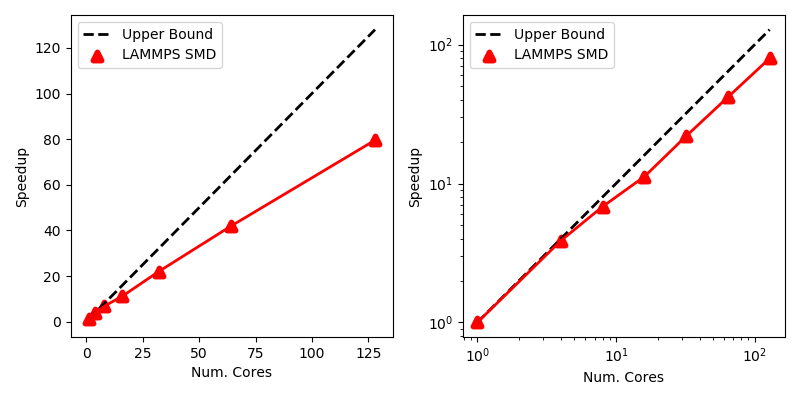

Python code for this plot:
import numpy as np
import matplotlib.pyplot as plt

def main():
    wall_time = np.asarray([67*60+37, 17*60+27, 9*60+55, 6*60+2, 3*60+5, 1*60+37, 0*60+51])
    num_cpu = np.asarray([1, 4, 8, 16, 32, 64, 128])
    eff = wall_time[0]/wall_time
    print(eff)

    ## figure
    fig = plt.figure(constrained_layout=False, figsize=(8, 4))
    gs = fig.add_gridspec(1, 2)    

    ax = fig.add_subplot(gs[0])
    ax.plot(num_cpu, num_cpu , color='black', linewidth=2, linestyle='dashed', label='Upper Bound')
    ax.scatter(num_cpu, eff , color='red', linewidth=4, marker='^', label='LAMMPS SMD')
    ax.plot(num_cpu, eff , color='red', linewidth=2)

    ax.set_xlabel('Num. Cores')
    ax.set_ylabel('Speedup')
    ax.legend()

    ax = fig.add_subplot(gs[1])
    ax.plot(num_cpu, num_cpu , color='black', linewidth=2, linestyle='dashed', label='Upper Bound')
    ax.scatter(num_cpu, eff , color='red', linewidth=4, marker='^', label='LAMMPS SMD')
    ax.plot(num_cpu, eff , color='red', linewidth=2)

    ax.set_xlabel('Num. Cores')
    ax.set_ylabel('Speedup')
    ax.legend()
    ax.set_xscale('log')
    ax.set_yscale('log')
    plt.tight_layout()
    fig.savefig('./scaling_frontera.png')
    plt.close()    

if __name__ == "__main__":
    main()
